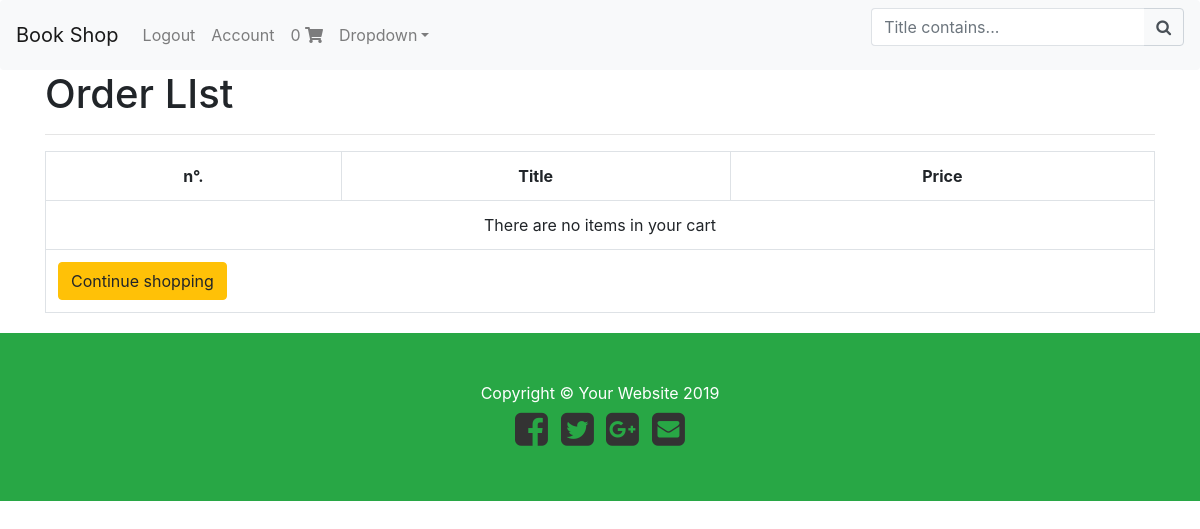
Before: /cart/complete_order_list/ (signed in) with the older database file.
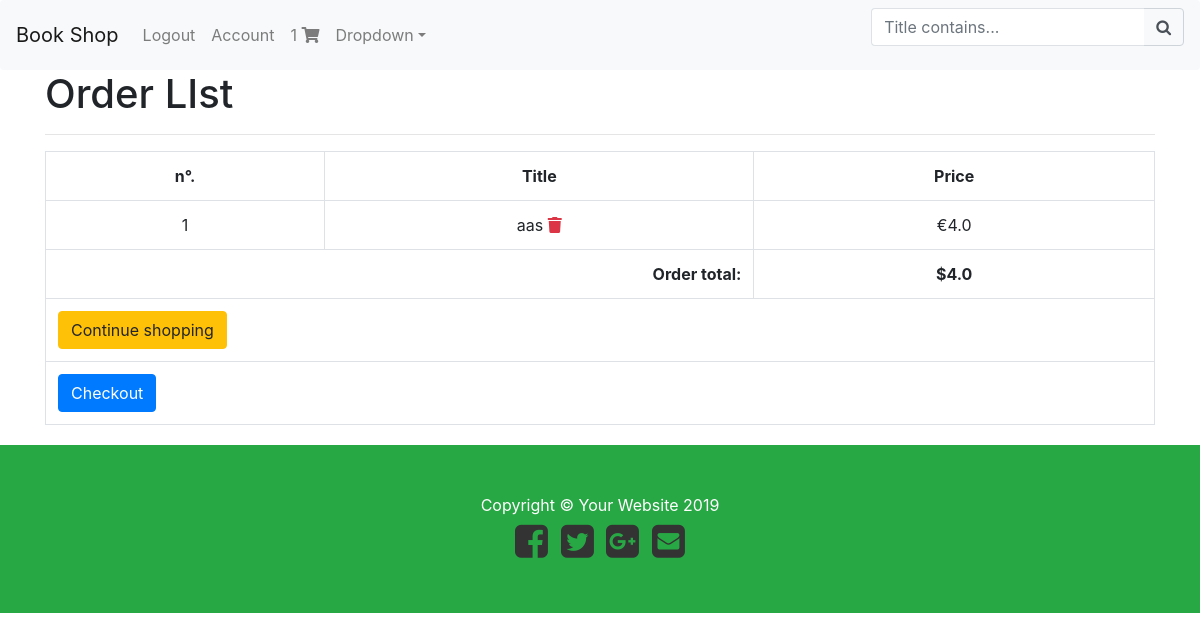
After: the same page with the newer database file.
### shopping_list/models.py (models this page shows, shortened)
class Order(models.Model):
  user = models.ForeignKey(settings.AUTH_USER_MODEL,
                             on_delete=models.CASCADE)
  item_checked = models.BooleanField(default=False)
  items = models.ManyToManyField(OrderItem)
  ref_code = models.CharField(max_length=40)
  def get_total(self):
        return self.items.all().aggregate(order_total=Sum('work__price'))['order_total']

class OrderItem(models.Model):
  work = models.ForeignKey(Work, on_delete=models.CASCADE)

### literature/models.py (models this page shows, shortened)
class Work(models.Model):
  maestros = models.ManyToManyField(Maestro)
  title = models.CharField(max_length=50)
  publication_date = models.DateTimeField()
  views = models.IntegerField(default=0)
  description = models.CharField(max_length=630)
  slug = models.SlugField() #work description
  cover = models.ImageField()
  price = models.FloatField()
  bestseller = models.BooleanField(default=False)
  longbook = models.BooleanField(default=False)
  worldwide_appreciated = models.BooleanField(default=False)

### shopping_list/views.py (the view)
# urls.py: path('complete_order_list/', order_view, name='complete_order_list'),
@login_required
def order_view(request):
  order_qs = Order.objects.filter (user=request.user, item_checked=False)
  if order_qs.exists():
    context = {
      'order': order_qs[0]
    }
    return render(request, "complete_order_list.html", context)
  return Http404

### shopping_list/templatetags/template_tag_file.py (called while the page is built)
@register.filter
def cart_item_count(user):
  if user.is_authenticated:
    qs = Order.objects.filter(user=user, item_checked=False)
    if qs.exists():
      return qs[0].items.count()

### templates/complete_order_list.html (shortened to what this page needs)
{% extends "base.html" %}
{% block content %}
<h1>Order LIst</h1>
<hr />
<table class="table table-hover table-bordered text-center">
    <tr class="text-center">
        <th>n°.</th>
        <th>Title</th>
        <th>Price</th>
    </tr>
    {% for item in order.items.all %}
    <tr>
        <td>{{ forloop.counter }}</td>
        <td>{{ item.work.title }}
        <span>
        <a href="{% url 'cart:remove-from-cart' item.work.slug %}" class="text-danger">
            <i class="fas fa-trash"></i>
        </a>
        </span></td>
        <td>€{{ item.work.price }}</td>
    </tr>
    {% empty %}
    <tr>
    <td colspan="3">
        There are no items in your cart
    </td>
    </tr>
    {% endfor %}
    {% if order.get_total %}
    <tr>
    <td colspan="2">
        <strong class="pull-right">Order total: </strong>
    </td>
    <td colspan="1">
        <strong>${{ order.get_total }}</strong>
    </td>
    </tr>
    {% endif %}
    <tr>
        <td colspan="3">
            <a href="{% url 'literature:works_list' %}" class="btn btn-warning pull-left">
            {% if order %}
                Continue shopping
            {% else %}
                Add items to your cart
            {% endif %}
            </a>
        </td>
    </tr>
     {% if order.get_total %}
     <tr>
        <td colspan="3">
            <a href="{% url 'cart:checkout' %}" class="btn btn-primary pull-left">
                Checkout
            </a>
        </td>
    </tr>
    {% endif %}
</table>
{% endblock content %}

### templates/navbar.html (shortened to what this page needs)
{% load template_tag_file %}
  <nav class="navbar navbar-expand-lg navbar-light bg-light rounded">
    <a class="navbar-brand" href="{% url 'literature:works_list' %}">Book Shop</a>
    <div class="collapse navbar-collapse" id="navbarsExample09">
      <ul class="navbar-nav mr-auto">
      {% if request.user.is_authenticated %}
      <li class="nav-item">
        <a class="nav-link" href="{% url 'account_logout' %}">Logout</a>
      </li>
      <li class="nav-item">
        <a class="nav-link" href="{% url 'profile' %}">Account</a>
      </li>
      <li class="nav-item">
      <a class="nav-link" href="{% url 'cart:complete_order_list' %}">
        {{ request.user|cart_item_count }}
        <i class="fas fa-shopping-cart"></i>
      </a>
      </li>
      {% endif %}
        <li class="nav-item dropdown">
          <a class="nav-link dropdown-toggle" href="#" id="dropdown09" data-toggle="dropdown" aria-haspopup="true" aria-expanded="false">Dropdown</a>
        </li>
      </ul>
      <form method="GET" action="">
        <div class="form-row">
            <div class="form-group col-12">
                <div class="input-group">
                    <input class="form-control py-2 border-right-0 border" type="search" name="title_contains" placeholder="Title contains..." />
                    <span class="input-group-append">
                        <div class="input-group-text bg-transparent">
                            <i class="fa fa-search"></i>
                        </div>
                    </span>
                </div>
            </div>
        </div>
    </div>
  </nav>

Changed rows visible on the page:
added OrderItem: work "aas", work.price "4.0"
now on this page (row edited): Order: get_total "4.0"
Other visible differences:
{{ request.user|cart_item_count }}: "0" → "1"
text no longer shown: "There are no items in your cart"
text now shown: "Order total: $ Checkout"
